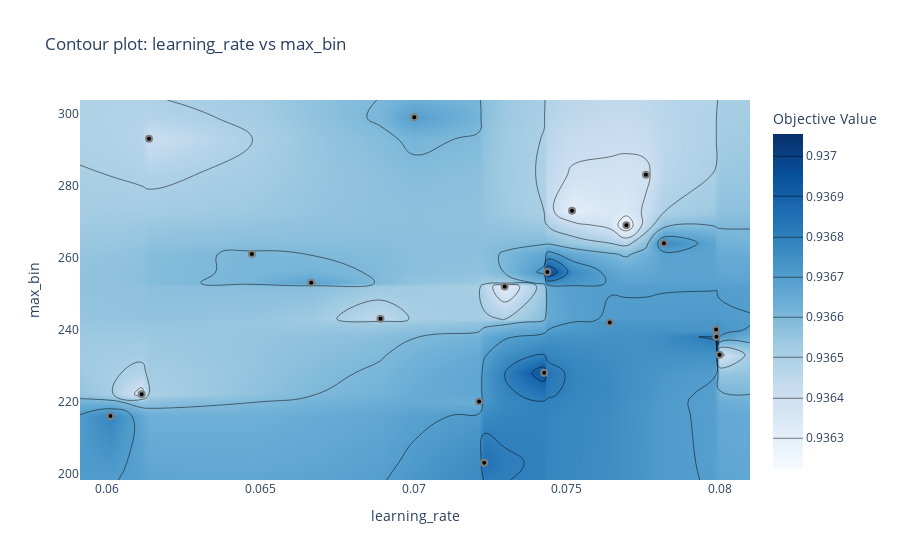
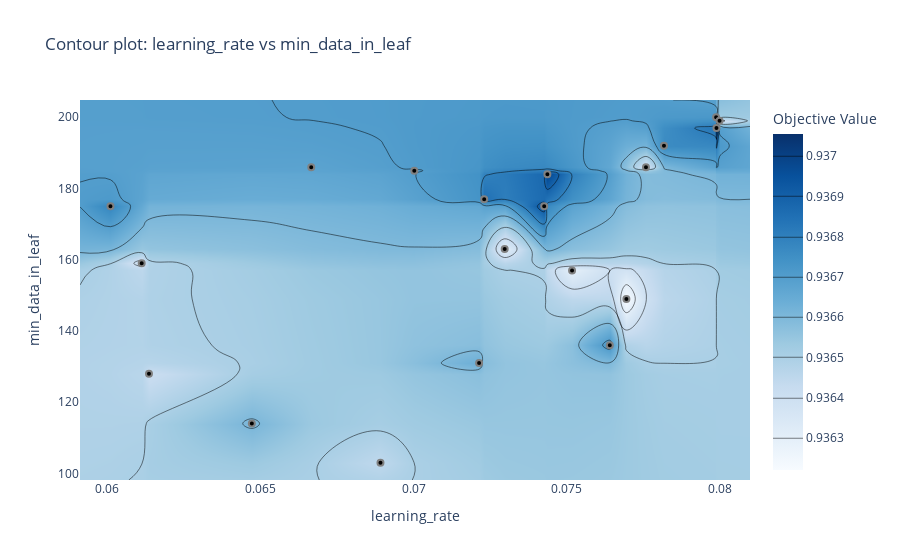
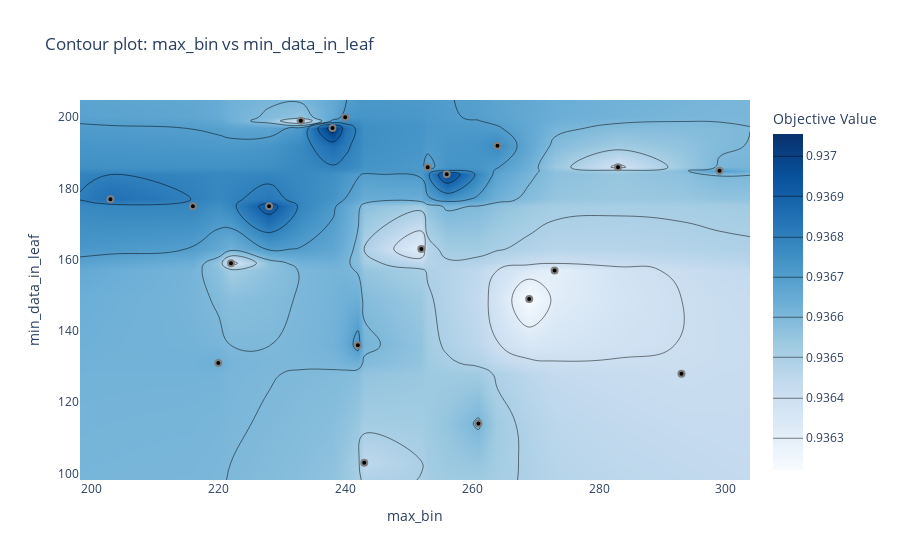

Source (notebook cell) for these figures, in order:
### Code cell
param_names = list(study.best_params.keys())

for param_x, param_y in combinations(param_names, 2):
    fig = plot_contour(study, params=[param_x, param_y])
    fig.update_layout(title=f'Contour plot: {param_x} vs {param_y}')
    fig.show()

### Figure 1 — Plotly figure (JSON) as saved in the notebook; plotly's stock layout.template omitted (floating-point values rounded to 4 significant figures; data arrays with more than 128 entries replaced by an {"elided": "..."} marker saying what was removed)
{"data": [{"colorbar": {"title": {"text": "Objective Value"}}, "colorscale": [[0, "rgb(247,251,255)"], [0.125, "rgb(222,235,247)"], [0.25, "rgb(198,219,239)"], [0.375, "rgb(158,202,225)"], [0.5, "rgb(107,174,214)"], [0.625, "rgb(66,146,198)"], [0.75, "rgb(33,113,181)"], [0.875, "rgb(8,81,156)"], [1, "rgb(8,48,107)"]], "connectgaps": true, "contours": {"coloring": "heatmap"}, "hoverinfo": "none", "line": {"smoothing": 1.3}, "reversescale": false, "type": "contour", "x": [0.05911, 0.06011, 0.06113, 0.06136, 0.06472, 0.06666, 0.06892, 0.07002, 0.07214, 0.07231, 0.07298, 0.07426, 0.07437, 0.07517, 0.07641, 0.07695, 0.07759, 0.07817, 0.07988, 0.07989, 0.07999, 0.08098], "y": [198.2, 203, 216, 220, 222, 228, 233, 238, 240, 242, 243, 252, 253, 256, 261, 264, 269, 273, 283, 293, 299, 303.8], "z": {"elided": "22x22 float values"}}, {"marker": {"color": "black", "line": {"color": "Gray", "width": 2}}, "mode": "markers", "name": "Feasible Trial", "showlegend": false, "type": "scatter", "x": [0.07695, 0.07214, 0.06011, 0.07002, 0.07426, 0.06136, 0.07517, 0.07641, 0.06113, 0.06472, 0.07989, 0.07988, 0.07999, 0.07231, 0.07437, 0.06666, 0.07759, 0.07298, 0.06892, 0.07817], "y": [269, 220, 216, 299, 228, 293, 273, 242, 222, 261, 238, 240, 233, 203, 256, 253, 283, 252, 243, 264]}, {"marker": {"color": "#cccccc", "line": {"color": "Gray", "width": 2}}, "mode": "markers", "name": "Infeasible Trial", "showlegend": false, "type": "scatter", "x": [], "y": []}], "layout": {"title": {"text": "Contour plot: learning_rate vs max_bin"}, "xaxis": {"range": [0.05911, 0.08098], "title": {"text": "learning_rate"}}, "yaxis": {"range": [198.2, 303.8], "title": {"text": "max_bin"}}}}

### Figure 2 — Plotly figure (JSON) as saved in the notebook; plotly's stock layout.template omitted (floating-point values rounded to 4 significant figures; data arrays with more than 128 entries replaced by an {"elided": "..."} marker saying what was removed)
{"data": [{"colorbar": {"title": {"text": "Objective Value"}}, "colorscale": [[0, "rgb(247,251,255)"], [0.125, "rgb(222,235,247)"], [0.25, "rgb(198,219,239)"], [0.375, "rgb(158,202,225)"], [0.5, "rgb(107,174,214)"], [0.625, "rgb(66,146,198)"], [0.75, "rgb(33,113,181)"], [0.875, "rgb(8,81,156)"], [1, "rgb(8,48,107)"]], "connectgaps": true, "contours": {"coloring": "heatmap"}, "hoverinfo": "none", "line": {"smoothing": 1.3}, "reversescale": false, "type": "contour", "x": [0.05911, 0.06011, 0.06113, 0.06136, 0.06472, 0.06666, 0.06892, 0.07002, 0.07214, 0.07231, 0.07298, 0.07426, 0.07437, 0.07517, 0.07641, 0.07695, 0.07759, 0.07817, 0.07988, 0.07989, 0.07999, 0.08098], "y": [98.15, 103, 114, 128, 131, 136, 149, 157, 159, 163, 175, 177, 184, 185, 186, 192, 197, 199, 200, 204.8], "z": {"elided": "20x22 float values"}}, {"marker": {"color": "black", "line": {"color": "Gray", "width": 2}}, "mode": "markers", "name": "Feasible Trial", "showlegend": false, "type": "scatter", "x": [0.07695, 0.07214, 0.06011, 0.07002, 0.07426, 0.06136, 0.07517, 0.07641, 0.06113, 0.06472, 0.07989, 0.07988, 0.07999, 0.07231, 0.07437, 0.06666, 0.07759, 0.07298, 0.06892, 0.07817], "y": [149, 131, 175, 185, 175, 128, 157, 136, 159, 114, 197, 200, 199, 177, 184, 186, 186, 163, 103, 192]}, {"marker": {"color": "#cccccc", "line": {"color": "Gray", "width": 2}}, "mode": "markers", "name": "Infeasible Trial", "showlegend": false, "type": "scatter", "x": [], "y": []}], "layout": {"title": {"text": "Contour plot: learning_rate vs min_data_in_leaf"}, "xaxis": {"range": [0.05911, 0.08098], "title": {"text": "learning_rate"}}, "yaxis": {"range": [98.15, 204.8], "title": {"text": "min_data_in_leaf"}}}}

### Figure 3 — Plotly figure (JSON) as saved in the notebook; plotly's stock layout.template omitted (floating-point values rounded to 4 significant figures; data arrays with more than 128 entries replaced by an {"elided": "..."} marker saying what was removed)
{"data": [{"colorbar": {"title": {"text": "Objective Value"}}, "colorscale": [[0, "rgb(247,251,255)"], [0.125, "rgb(222,235,247)"], [0.25, "rgb(198,219,239)"], [0.375, "rgb(158,202,225)"], [0.5, "rgb(107,174,214)"], [0.625, "rgb(66,146,198)"], [0.75, "rgb(33,113,181)"], [0.875, "rgb(8,81,156)"], [1, "rgb(8,48,107)"]], "connectgaps": true, "contours": {"coloring": "heatmap"}, "hoverinfo": "none", "line": {"smoothing": 1.3}, "reversescale": false, "type": "contour", "x": [198.2, 203, 216, 220, 222, 228, 233, 238, 240, 242, 243, 252, 253, 256, 261, 264, 269, 273, 283, 293, 299, 303.8], "y": [98.15, 103, 114, 128, 131, 136, 149, 157, 159, 163, 175, 177, 184, 185, 186, 192, 197, 199, 200, 204.8], "z": {"elided": "20x22 float values"}}, {"marker": {"color": "black", "line": {"color": "Gray", "width": 2}}, "mode": "markers", "name": "Feasible Trial", "showlegend": false, "type": "scatter", "x": [269, 220, 216, 299, 228, 293, 273, 242, 222, 261, 238, 240, 233, 203, 256, 253, 283, 252, 243, 264], "y": [149, 131, 175, 185, 175, 128, 157, 136, 159, 114, 197, 200, 199, 177, 184, 186, 186, 163, 103, 192]}, {"marker": {"color": "#cccccc", "line": {"color": "Gray", "width": 2}}, "mode": "markers", "name": "Infeasible Trial", "showlegend": false, "type": "scatter", "x": [], "y": []}], "layout": {"title": {"text": "Contour plot: max_bin vs min_data_in_leaf"}, "xaxis": {"range": [198.2, 303.8], "title": {"text": "max_bin"}}, "yaxis": {"range": [98.15, 204.8], "title": {"text": "min_data_in_leaf"}}}}
